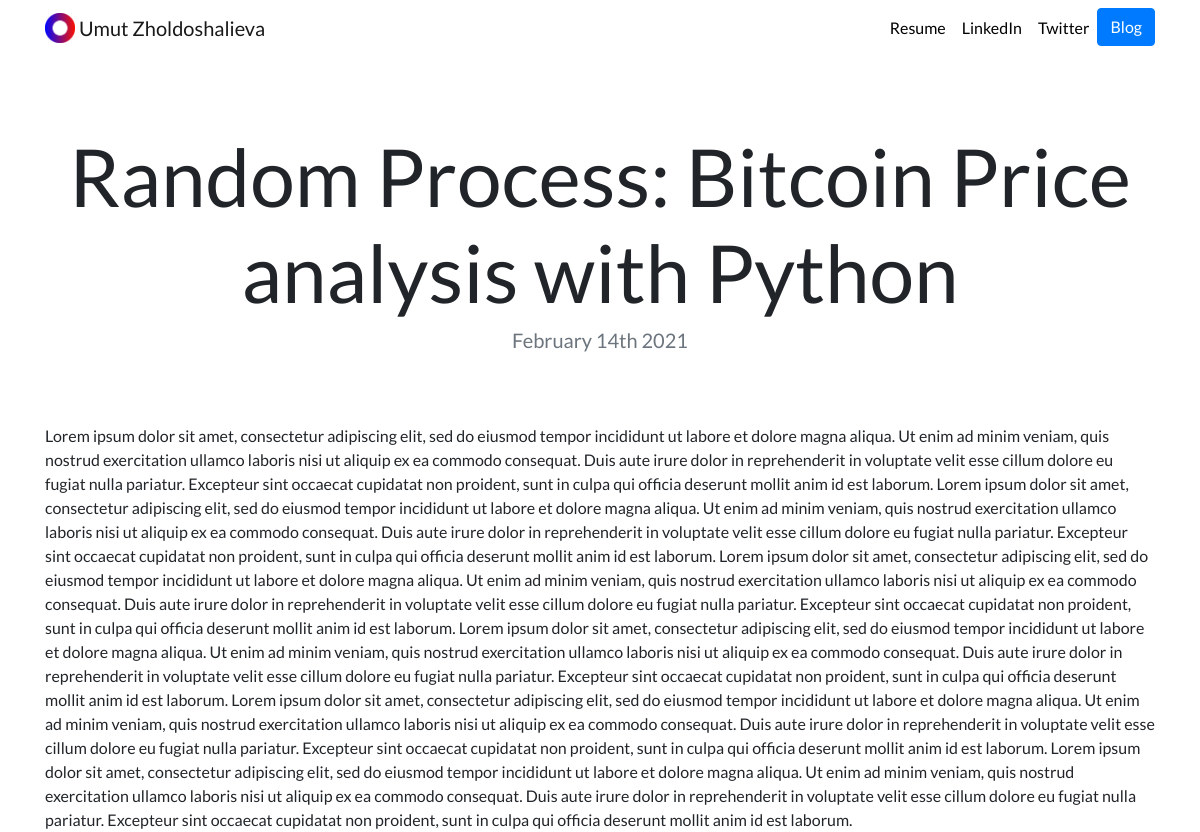
Page /blog/3 on the committed database.
### blog/models.py (models this page shows, shortened)
class Blog(models.Model):
    title = models.CharField(max_length=100)
    description = models.CharField(max_length=250)
    body_text = models.TextField()
    date = models.DateField()

### blog/views.py (the view)
# urls.py: path('<int:blog_id>', views.detail, name = 'detail'),
def detail(request, blog_id):
    blog = get_object_or_404(Blog,pk=blog_id)
    return render(request, 'blogs/detail.html', {'blog':blog})

### blog/templates/blogs/detail.html
{% extends 'portfolio/base.html' %}
{% block content%}
<br>
<h1 class="text-center mt-5" id="blogdetailtitle">{{ blog.title }}</h1>
<h5 class="text-center text-muted mb-5">{{ blog.date|date:'F jS Y' }}</h5>
<br>
{{ blog.body_text|safe }}
 {% endblock %}

### portfolio/static/portfolio/custom.css (style rules this page uses)
body { font-family: 'Lato', sans-serif; }
@media (min-width: 992px) { #blogdetailtitle { font-size: 5rem; } }

### rows in the picture
Blog: title "Random Process: Bitcoin Price analysis with Python", date "February 14th 2021", body_text "Lorem ipsum dolor sit amet, consectetur adipiscing elit, sed do eiusmod tempor incididunt ut labore et dolore magna aliqua. Ut enim ad minim veniam, quis nostrud exercitation ullamco laboris nisi ut aliquip ex ea commodo consequat. Duis aute irure dolor in reprehenderit in voluptate velit esse cillum dolore eu fugiat nulla pariatur. Excepteur sint occaecat cupidatat non proident, sunt in culpa qui officia deserunt mollit anim id est laborum. Lorem ipsum dolor sit amet, consectetur adipiscing elit, sed do eiusmod tempor incididunt ut labore et dolore magna aliqua. Ut enim ad minim veniam, quis nostrud exercitation ullamco laboris nisi ut aliquip ex ea commodo consequat. Duis aute irure dolor…"
